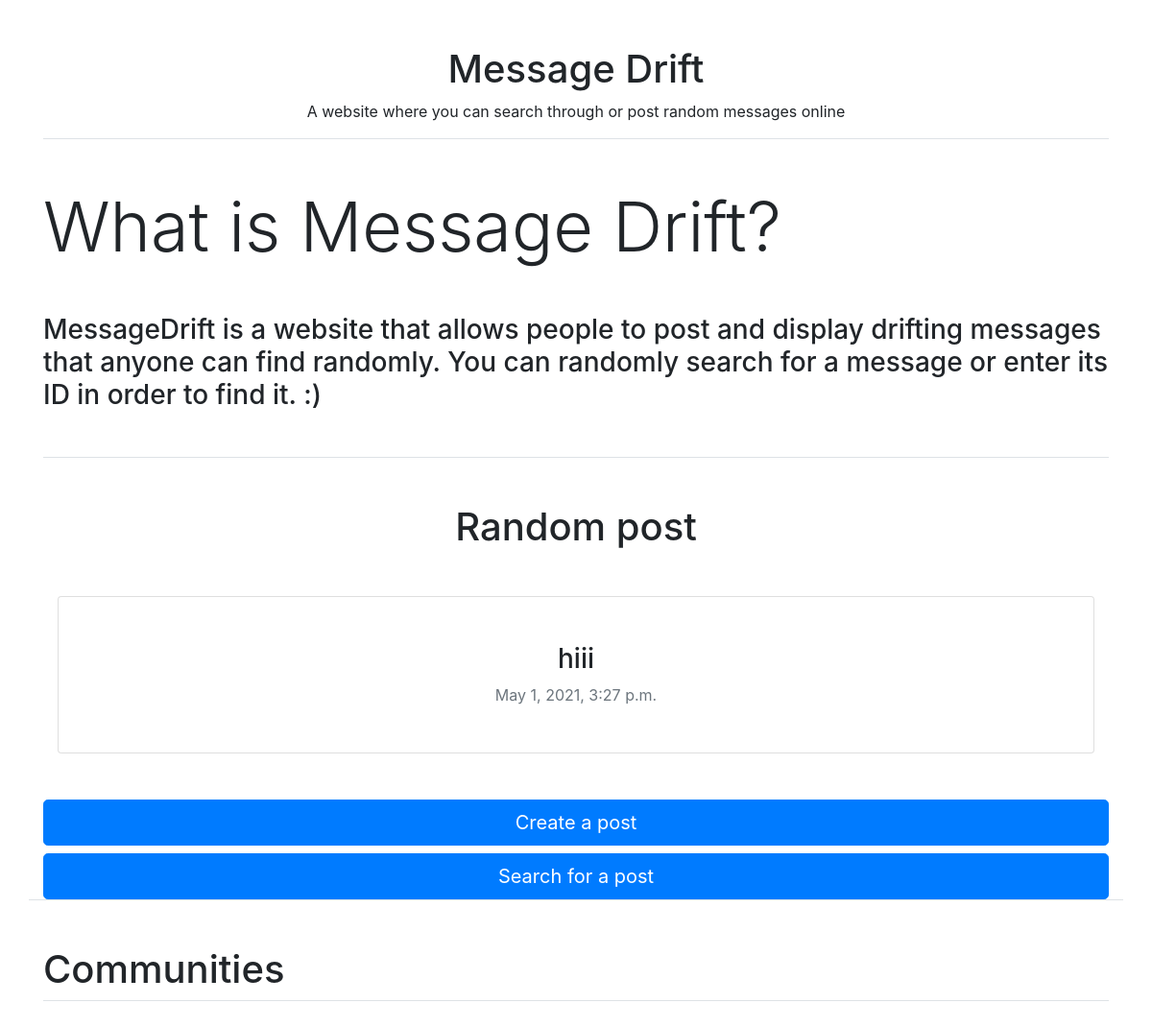
Before: / with the older database file.
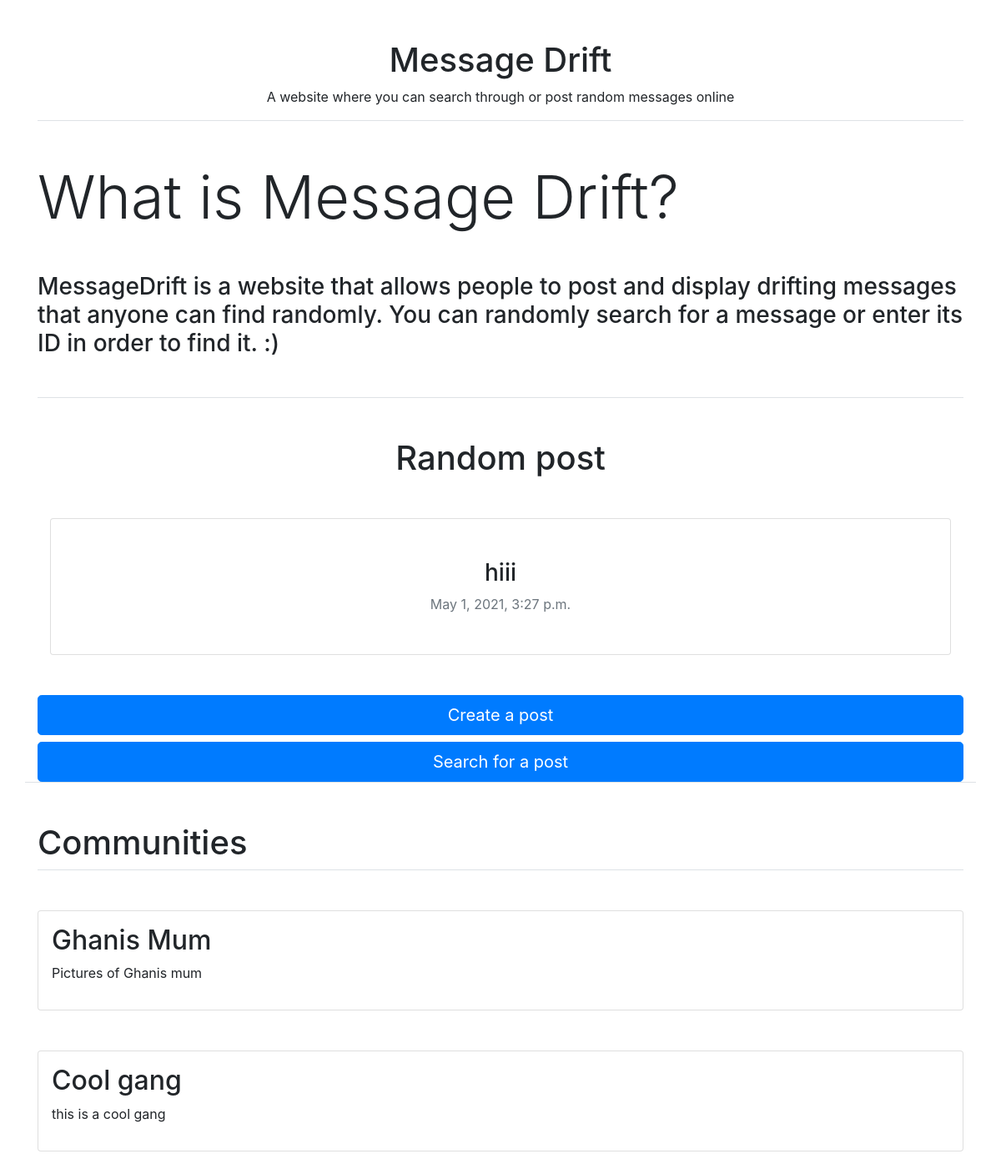
After: the same page with the newer database file.
### message/models.py (models this page shows, shortened)
class Post(models.Model):
    content = models.TextField()
    date_created = models.DateTimeField(default=timezone.now)
    views = models.BigIntegerField(default=0)
    community_id = models.ForeignKey('Communities', models.SET_NULL, null=True, blank=True)

class Communities(models.Model):
    name = models.CharField(max_length=20)
    description = models.TextField()

### message/views.py (the view)
# urls.py: path('', views.index, name='index'),
def index(request):
    communities = Communities.objects.all()
    posts = Post.objects.all()
    random_post_id = random.choice(posts.values_list('id', flat=True))
    random_post = Post.objects.get(id=random_post_id)
    context = {
		'random_post' : random_post,
		'communitites': communities,
	}
    return render(request, 'message/index.html', context)

### templates/message/index.html
{% extends 'base.html' %}
{% block content %}
  <div class="mb-5 mt-5 border-bottom">
    <h1 class="display-3">What is Message Drift?</h1>
    <h3 class="mb-5 mt-5">MessageDrift is a website that allows people to post and display drifting messages that anyone can find randomly.
      You can randomly search for a message or enter its ID in order to find it. :)
    </h3>
  </div>
  <div class="container mb-5 mt-5">
    <h1 class="text-center">Random post</h1>
    <div class="card mb-5 mt-5 p-5 text-center">
      <h3>{{ random_post.content }}</h3>
      <div class="text-muted">{{ random_post.date_created }}</div>
    </div>
  </div>
  <div class="row border-bottom">
    <div class="col-sm text-left">
        <a class="btn btn-primary btn-lg btn-block" href="{% url 'create_post' %}">Create a post</a>
        <a class="btn btn-primary btn-lg btn-block" href="{% url 'view_post' %}">Search for a post</a>
    </div>
</div>
<div class="mb-5 mt-5">
  <div class="border-bottom mb-5">
    <h1>Communities</h1>
  </div>
  {% for community in communitites %}
    <div class ="card mt-5 mb-5 p-3">
      <h2>{{ community.name }}</h2>
      <p>{{ community.description }}</p>
    </div>
  {% endfor %}
</div>
{% endblock content %}

### templates/base.html (shortened to what this page needs)
{% load static %}
<!DOCTYPE html>
<html lang="en">
  <head>
    <link rel="stylesheet" type="text/css" href="{% static 'message/style.css' %}">
    <link rel="stylesheet" href="https://maxcdn.bootstrapcdn.com/bootstrap/4.0.0/css/bootstrap.min.css">
  </head>
  <body>
    <div class="container">
      <div class="vertical-center">
          <div class="text-center mb-5 mt-5 border-bottom">
            <h1>Message Drift</h1>
            <p>A website where you can search through or post random messages online</p>
          </div>
          {% block content %}
          {% endblock content %}
          </div>
        </div>
  </body>
</html>

Changed rows visible on the page:
added Communities: name "Ghanis Mum", description "Pictures of Ghanis mum"
added Communities: name "Cool gang", description "this is a cool gang"
